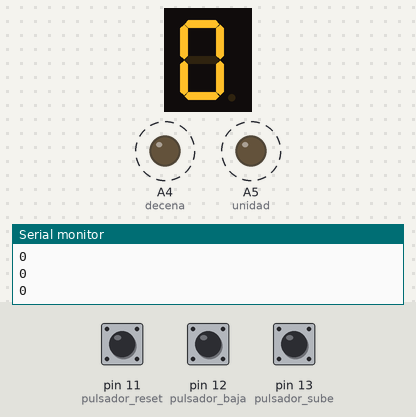
Recording of a sketch running on a simulated Arduino Uno, built with avr-gcc and run on an emulated ATmega328P. Parts: 1-digit seven-segment display, output pins drawn as LEDs (lit = HIGH), the last lines printed to the serial monitor. Wiring (inferred from the names in the program): 1-digit 7-segment display, segments lit when HIGH: segments pin 9, pin 10, pin 4, pin 5, pin 6, pin 8, pin 7. Dashed ring = blinking. The test bench sets the inputs (shaded band); at power-on: pin 12 (pulsador_baja) HIGH, pin 11 (pulsador_reset) HIGH, pin 13 (pulsador_sube) HIGH. The segment pins are drawn as the display they are named for; pins used as bus, display or sensor lines are not drawn.

Above: at 1.66 s.
1.9 s: pin 12 (pulsador_baja) pulled LOW for 0.65 s
At 2.59 s:
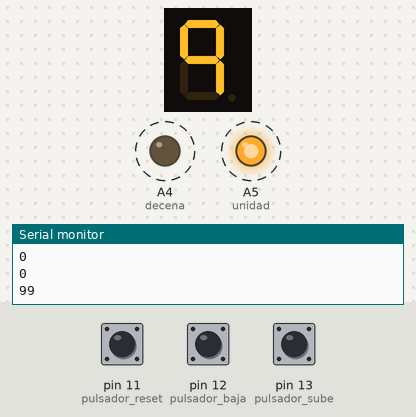
4.3 s: pin 12 (pulsador_baja) pulled LOW for 1 s
At 5.51 s:
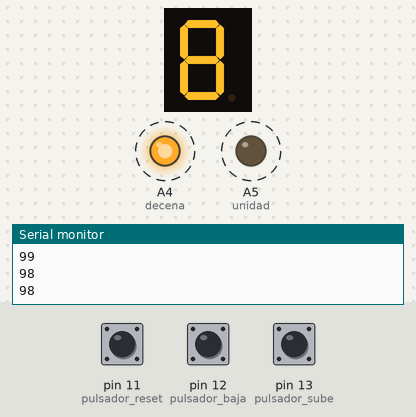
Timing chart, 0 to 12.8 s (numbered marks = the images above; inputs shaded):
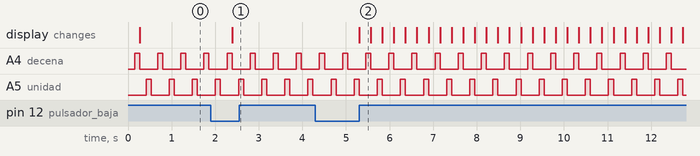

The sketch:

code.ino
```cpp
#define A 9
#define B 10
#define C 4
#define D 5
#define E 6
#define F 8
#define G 7

#define pulsador_sube 13
#define pulsador_baja 12
#define pulsador_reset 11

#define display_on 25
#define decena A4
#define unidad A5
#define apagados 1

int contador_digito = 0;
int sumaPrevia = 1;
int restaPrevia = 1;
int resetPrevia = 1;

void setup()
{
    pinMode(A, OUTPUT);
    pinMode(B, OUTPUT);
    pinMode(C, OUTPUT);
    pinMode(D, OUTPUT);
    pinMode(E, OUTPUT);
    pinMode(F, OUTPUT);
    pinMode(G, OUTPUT);

    pinMode(pulsador_sube, INPUT_PULLUP);
    pinMode(pulsador_baja, INPUT_PULLUP);
    pinMode(pulsador_reset, INPUT_PULLUP);

    pinMode(decena, OUTPUT);
    pinMode(unidad, OUTPUT);

    digitalWrite(decena, LOW);
    digitalWrite(unidad, LOW);

    Serial.begin(9600);
}

void loop()
{

    int pressed = keyPressed();
    if (pressed == pulsador_sube)
    {
        contador_digito++;
        if (contador_digito > 99)
        {
            contador_digito = 0;
        }
    }
    else if (pressed == pulsador_baja)
    {
        contador_digito--;

        if (contador_digito < 0)
        {
            contador_digito = 99;
        }
    }
    else if (pressed == pulsador_reset)
    {
        contador_digito = 0;
    }
    Serial.println(contador_digito);
    printCount(contador_digito);


}

void printDigit(int digit)
{
    digitalWrite(A, LOW);
    digitalWrite(B, LOW);
    digitalWrite(C, LOW);
    digitalWrite(D, LOW);
    digitalWrite(E, LOW);
    digitalWrite(F, LOW);
    digitalWrite(G, LOW);
	delay(15);
    switch (digit)
    {
    case 0:
        digitalWrite(A, HIGH);
        digitalWrite(B, HIGH);
        digitalWrite(C, HIGH);
        digitalWrite(D, HIGH);
        digitalWrite(E, HIGH);
        digitalWrite(F, HIGH);
        break;
    case 1:
        digitalWrite(B, HIGH);
        digitalWrite(C, HIGH);
        break;
    case 2:
        digitalWrite(A, HIGH);
        digitalWrite(B, HIGH);
        digitalWrite(G, HIGH);
        digitalWrite(D, HIGH);
        digitalWrite(E, HIGH);
        break;
    case 3:
        digitalWrite(A, HIGH);
        digitalWrite(B, HIGH);
        digitalWrite(C, HIGH);
        digitalWrite(G, HIGH);
        digitalWrite(D, HIGH);
        break;
    case 4:
        digitalWrite(B, HIGH);
        digitalWrite(C, HIGH);
        digitalWrite(G, HIGH);
        digitalWrite(F, HIGH);
        break;
    case 5:
        digitalWrite(A, HIGH);
        digitalWrite(F, HIGH);
        digitalWrite(G, HIGH);
        digitalWrite(C, HIGH);
        digitalWrite(D, HIGH);
        break;
    case 6:
        digitalWrite(A, HIGH);
        digitalWrite(G, HIGH);
        digitalWrite(C, HIGH);
        digitalWrite(D, HIGH);
        digitalWrite(E, HIGH);
        digitalWrite(F, HIGH);
        break;
    case 7:
        digitalWrite(A, HIGH);
        digitalWrite(B, HIGH);
        digitalWrite(C, HIGH);
        break;
    case 8:
        digitalWrite(A, HIGH);
        digitalWrite(B, HIGH);
        digitalWrite(C, HIGH);
        digitalWrite(D, HIGH);
        digitalWrite(E, HIGH);
        digitalWrite(F, HIGH);
        digitalWrite(G, HIGH);
        break;
    case 9:
        digitalWrite(A, HIGH);
        digitalWrite(G, HIGH);
        digitalWrite(C, HIGH);
        digitalWrite(B, HIGH);
        digitalWrite(F, HIGH);
        break;
    }
}

void prendeDigito(int digito)
{
    digitalWrite(unidad, LOW);
    digitalWrite(decena, LOW);
	delay(150);
    if (digito == unidad)
    {
        digitalWrite(unidad, HIGH);
      	digitalWrite(decena, LOW);
      delay(100);

    }
    else if (digito == decena)
    {
        digitalWrite(decena, HIGH);
      	digitalWrite(unidad, LOW);
     delay(100);

    }
}

void printCount(int count)
{


	int decenas = count / 10;
    prendeDigito(decena);
    printDigit(decenas);
  	int unidades = count % 10;
    prendeDigito(unidad);
    printDigit(unidades);

}
int keyPressed(void)
{
    int suma = digitalRead(pulsador_sube);
    int resta = digitalRead(pulsador_baja);
    int reset = digitalRead(pulsador_reset);

    if (suma)
    {
        sumaPrevia = 1;
    }
    if (resta)
    {
        restaPrevia = 1;
    }
    if (reset)
    {
        resetPrevia = 1;
    }

    if (suma == 0 && suma != sumaPrevia)
    {
        sumaPrevia = suma;
        return pulsador_sube;
    }
    if (resta == 0 && resta != restaPrevia)
    {
        restaPrevia = resta;
        return pulsador_baja;
    }
    if (reset == 0 && reset != resetPrevia)
    {
        resetPrevia = reset;
        return pulsador_reset;
    }
    return 0;
}
```

Measured:
- after the input at 1.9 s, the display: changes after 0.49 s (image 1)
- after the input at 4.3 s, the display: changes after 1.0 s (image 2)
- by itself, A4 (decena), A5 (unidad): alternates HIGH for 0.12 s and LOW for 0.42 s
